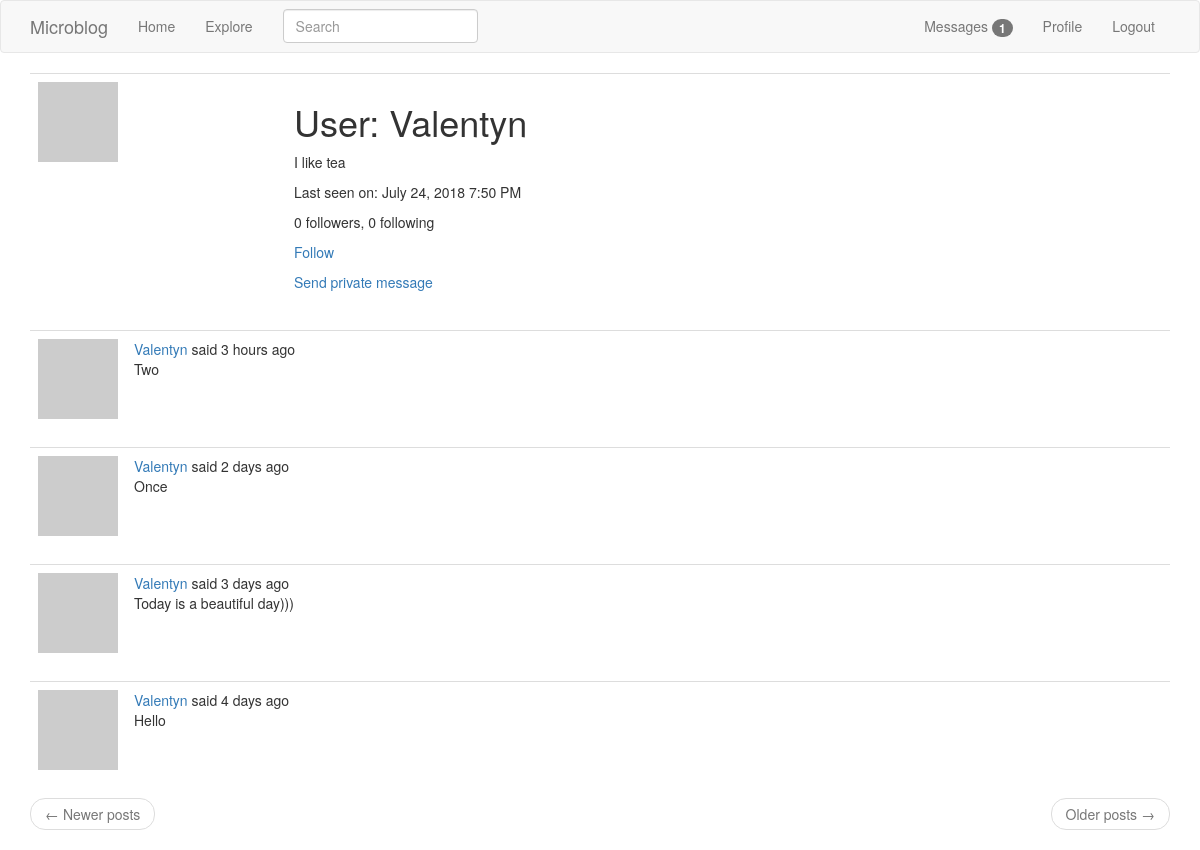
The page /user/Valentyn (signed in) on the database its author committed.
### app/models.py (models this page shows, shortened)
class PaginatedAPIMixin(object):
    @staticmethod
    def to_collection_dict(query, page, per_page, endpoint, **kwargs):
        resources = query.paginate(page, per_page, False)
        data = {
            'items': [item.to_dict() for item in resources.items],
            '_meta': {
                'page': page,
                'per_page': per_page,
                'total_pages': resources.pages,
                'total_items': resources.total
            },
            '_links': {
                'self': url_for(endpoint, page=page, per_page=per_page,
                                **kwargs),
                'next': url_for(endpoint, page=page + 1, per_page=per_page,
                                **kwargs) if resources.has_next else None,
                'prev': url_for(endpoint, page=page - 1, per_page=per_page,
                                **kwargs) if resources.has_prev else None
            }
        }
        return data

class User(UserMixin, PaginatedAPIMixin, db.Model):
    id = db.Column(db.Integer, primary_key=True)
    username = db.Column(db.String(64), index=True, unique=True)
    email = db.Column(db.String(120), index=True, unique=True)
    password_hash = db.Column(db.String(128))
    posts = db.relationship('Post', backref='author', lazy='dynamic')
    about_me = db.Column(db.String(140))
    last_seen = db.Column(db.DateTime, default=datetime.utcnow)
    token = db.Column(db.String(32), index=True, unique=True)
    token_expiration = db.Column(db.DateTime)
    followed = db.relationship(
        'User', secondary=followers,
        primaryjoin=(followers.c.follower_id == id),
        secondaryjoin=(followers.c.followed_id == id),
        backref=db.backref('followers', lazy='dynamic'), lazy='dynamic')
    messages_sent = db.relationship('Message',
                                    foreign_keys='Message.sender_id',
                                    backref='author', lazy='dynamic')
    messages_received = db.relationship('Message',
                                        foreign_keys='Message.recipient_id',
                                        backref='recipient', lazy='dynamic')
    last_message_read_time = db.Column(db.DateTime)
    notifications = db.relationship('Notification', backref='user',
                                    lazy='dynamic')
    tasks = db.relationship('Task', backref='user', lazy='dynamic')
    def avatar(self, size):
        digest = md5(self.email.lower().encode('utf-8')).hexdigest()
        return 'https://www.gravatar.com/avatar/{}?d=identicon&s={}'.format(
            digest, size)
    def is_following(self, user):
        return self.followed.filter(
            followers.c.followed_id == user.id).count() > 0
    def new_messages(self):
        last_read_time = self.last_message_read_time or datetime(1900, 1, 1)
        return Message.query.filter_by(recipient=self).filter(
            Message.timestamp > last_read_time).count()
    def get_tasks_in_progress(self):
        return Task.query.filter_by(user=self, complete=False).all()

class SearchableMixin(object):
    @classmethod
    def before_commit(cls, session):
        session._changes = {
            'add': list(session.new),
            'update': list(session.dirty),
            'delete': list(session.deleted)
        }
    @classmethod
    def after_commit(cls, session):
        for obj in session._changes['add']:
            if isinstance(obj, SearchableMixin):
                add_to_index(obj.__tablename__, obj)
        for obj in session._changes['update']:
            if isinstance(obj, SearchableMixin):
                add_to_index(obj.__tablename__, obj)
        for obj in session._changes['delete']:
            if isinstance(obj, SearchableMixin):
                remove_from_index(obj.__tablename__, obj)
        session._changes = None

class Post(SearchableMixin, db.Model):
    __searchable__ = ['body']
    id = db.Column(db.Integer, primary_key=True)
    body = db.Column(db.String(140))
    timestamp = db.Column(db.DateTime, index=True, default=datetime.utcnow)
    user_id = db.Column(db.Integer, db.ForeignKey('user.id'))
    language = db.Column(db.String(5))

### app/main/routes.py (the view)
@bp.route('/user/<username>')
@login_required
def user(username):
    user = User.query.filter_by(username=username).first_or_404()
    page = request.args.get('page', 1, type=int)
    posts = user.posts.order_by(Post.timestamp.desc()).paginate(
        page, current_app.config['POSTS_PER_PAGE'], False)
    next_url = url_for('main.user', username=user.username,
                       page=posts.next_num) if posts.has_next else None
    prev_url = url_for('main.user', username=user.username,
                       page=posts.prev_num) if posts.has_prev else None
    return render_template('user.html', user=user, posts=posts.items,
                           next_url=next_url, prev_url=prev_url)

### app/main/forms.py
class SearchForm(FlaskForm):
    q = StringField(_l('Search'), validators=[DataRequired()])
    def __init__(self, *args, **kwargs):
        if 'formdata' not in kwargs:
            kwargs['formdata'] = request.args
        if 'csrf_enabled' not in kwargs:
            kwargs['csrf_enabled'] = False
        super(SearchForm, self).__init__(*args, **kwargs)

### app/main/routes.py (called while the page is built)
@bp.before_app_request
def before_request():
    if current_user.is_authenticated:
        current_user.last_seen = datetime.utcnow()
        db.session.commit()
        g.search_form = SearchForm()
    g.locale = str(get_locale())

### app/models.py (called while the page is built)
@login.user_loader
def load_user(id):
    return User.query.get(int(id))

### app/templates/user.html
{% extends "base.html" %}
{% block app_content %}
    <table class="table table-hover">
        <tr>
            <td width="256px"><img src="{{ user.avatar(256) }}"></td>
            <td>
                <h1>{{ _('User') }}: {{ user.username }}</h1>
                {% if user.about_me %}<p>{{ user.about_me }}</p>{% endif %}
                {% if user.last_seen %}
                <p>{{ _('Last seen on') }}: {{ moment(user.last_seen).format('LLL') }}</p>
                {% endif %}
                <p>{{ _('%(count)d followers', count=user.followers.count()) }}, {{ _('%(count)d following', count=user.followed.count()) }}</p>
                {% if user == current_user %}
                <p><a href="{{ url_for('main.edit_profile') }}">{{ _('Edit your profile') }}</a></p>
                {% if not current_user.get_task_in_progress('export_posts') %}
                <p><a href="{{ url_for('main.export_posts') }}">{{ _('Export your posts') }}</a></p>
                {% endif %}
                {% elif not current_user.is_following(user) %}
                <p><a href="{{ url_for('main.follow', username=user.username) }}">{{ _('Follow') }}</a></p>
                {% else %}
                <p><a href="{{ url_for('main.unfollow', username=user.username) }}">{{ _('Unfollow') }}</a></p>
                {% endif %}
                {% if user != current_user %}
                <p><a href="{{ url_for('main.send_message', recipient=user.username) }}">{{ _('Send private message') }}</a></p>
                {% endif %}
            </td>
        </tr>
    </table>
    {% for post in posts %}
        {% include '_post.html' %}
    {% endfor %}
    <nav aria-label="...">
        <ul class="pager">
            <li class="previous{% if not prev_url %} disabled{% endif %}">
                <a href="{{ prev_url or '#' }}">
                    <span aria-hidden="true">&larr;</span> {{ _('Newer posts') }}
                </a>
            </li>
            <li class="next{% if not next_url %} disabled{% endif %}">
                <a href="{{ next_url or '#' }}">
                    {{ _('Older posts') }} <span aria-hidden="true">&rarr;</span>
                </a>
            </li>
        </ul>
    </nav>
{% endblock %}

### app/templates/_post.html (shortened to what this page needs)
<table class="table table-hover">
    <tr>
        <td width="70px">
            <a href="{{ url_for('main.user', username=post.author.username) }}">
                <img src="{{ post.author.avatar(70) }}" />
            </a>
        </td>
        <td>
            {{ _('%(username)s said %(when)s',
                username=user_link, when=moment(post.timestamp).fromNow()) }}
            <br>
            <span id="post{{ post.id }}">{{ post.body }}</span>
        </td>
    </tr>
</table>

### rows shown on the page
User: username "Valentyn", about_me "I like tea", last_seen "July 24, 2018 7:50 PM"
Post: body "Two"
Post: body "Once"
Post: body "Today is a beautiful day)))"
Post: body "Hello"

### other values the page prints
{{ new_messages }} "1"
